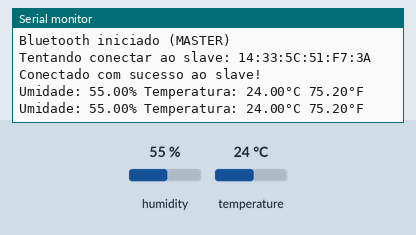
Simulated run of this program. Board: ESP32. Shown: the last lines printed to the serial monitor. The test bench sets the inputs (shaded band); at power-on: humidity 55 %, temperature 24 °C. Nothing arrives over Bluetooth unless stated.

Above: at 1.2 s.
1.3 s: humidity set to 22 %
At 1.9 s:
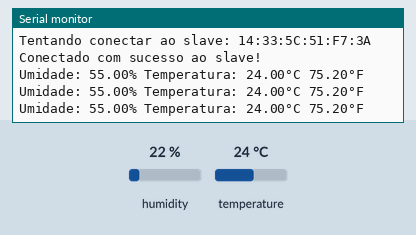
4.7 s: temperature set to 12 °C
At 5.4 s:
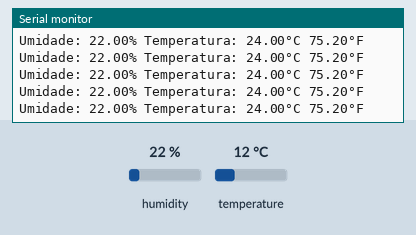
8.1 s: humidity set to 40 %
At 8.31 s:
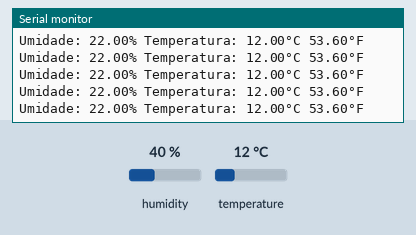
Timing chart, 0 to 11.1 s (numbered marks = the images above; inputs shaded):
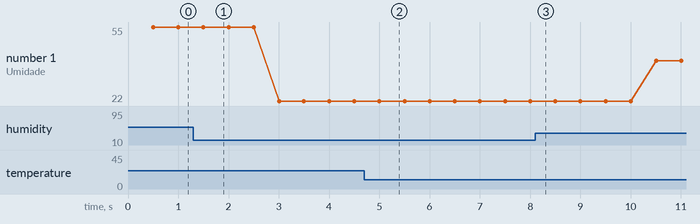

The program:

main.cpp
```cpp
#include <BluetoothSerial.h>
#include "DHT.h"

#define DHTPIN 4
#define DHTTYPE DHT22

BluetoothSerial BT;
DHT dht(DHTPIN, DHTTYPE);

uint8_t endSlave[] = {0x14, 0x33, 0x5C, 0x51, 0xF7, 0x3A};

bool primeiraLeitura = true;
float ultimaHumidade;
float ultimaTemp;

unsigned long ultimaLeituraMillis = 0;
const unsigned long intervaloLeitura = 500;

void setup() {
  Serial.begin(9600);
  Serial.println(F("Iniciando DHT22 e Bluetooth..."));
  dht.begin();

  if (BT.begin("EspSamuelEvan", true)) {
    Serial.println("Bluetooth iniciado (MASTER)");
  } else {
    Serial.println("Erro ao iniciar Bluetooth");
    while (true);
  }

  Serial.print("Tentando conectar ao slave: ");
  Serial.println("14:33:5C:51:F7:3A");

  if (BT.connect(endSlave)) {
    Serial.println("Conectado com sucesso ao slave!");
  } else {
    Serial.println("Falha na conexão — verifique se o slave está ligado e emparelhado.");
  }
}

void loop() {
  unsigned long agora = millis();
  if (agora - ultimaLeituraMillis >= intervaloLeitura) {
    ultimaLeituraMillis = agora;

    float humidade = dht.readHumidity();
    float temperaturaC = dht.readTemperature();
    float fahrenheit = dht.readTemperature(true);

    if (isnan(humidade) || isnan(temperaturaC) || isnan(fahrenheit)) {
      Serial.println(F("Falha ao ler o sensor DHT!"));
      return;
    }

    Serial.print(F("Umidade: "));
    Serial.print(humidade);
    Serial.print(F("% Temperatura: "));
    Serial.print(temperaturaC);
    Serial.print(F("°C "));
    Serial.print(fahrenheit);
    Serial.println(F("°F"));

    if (primeiraLeitura || humidade != ultimaHumidade || temperaturaC != ultimaTemp) {
      BT.print(F("Umidade: "));
      BT.print(humidade);
      BT.print(F("% Temperatura: "));
      BT.print(temperaturaC);
      BT.print(F("C "));
      BT.print(fahrenheit);
      BT.println(F("F"));

      ultimaHumidade = humidade;
      ultimaTemp = temperaturaC;
      primeiraLeitura = false;
    }
  }
}
```

Measured:
- plotted number 1: 22 → 40 after the input at 8.1 s
